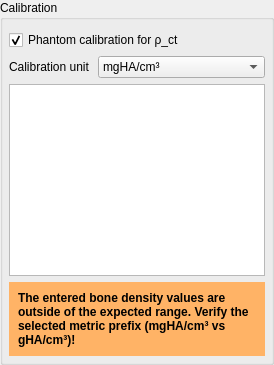
          <widget class="QGroupBox" name="calibrationGroup">
           <property name="minimumSize">
            <size>
             <width>0</width>
             <height>0</height>
            </size>
           </property>
           <property name="title">
            <string>Calibration</string>
           </property>
           <layout class="QVBoxLayout" name="verticalLayout_3">
            <property name="leftMargin">
             <number>6</number>
            </property>
            <property name="topMargin">
             <number>10</number>
            </property>
            <property name="rightMargin">
             <number>6</number>
            </property>
            <property name="bottomMargin">
             <number>6</number>
            </property>
            <item>
             <widget class="QCheckBox" name="automaticFitCheckBox">
              <property name="toolTip">
               <string>&lt;html&gt;&lt;head/&gt;&lt;body&gt;&lt;p&gt;Fit a curve for ρ_ct using phantom calibration values.&lt;/p&gt;&lt;/body&gt;&lt;/html&gt;</string>
              </property>
              <property name="text">
               <string>Phantom calibration for ρ_ct</string>
              </property>
              <property name="checked">
               <bool>true</bool>
              </property>
             </widget>
            </item>
            <item>
             <widget class="QWidget" name="measurementsWidget" native="true">
              <layout class="QVBoxLayout" name="verticalLayout_4">
               <property name="margin">
                <number>0</number>
               </property>
               <item>
                <widget class="QWidget" name="meshSelector_2" native="true">
                 <property name="toolTip">
                  <string>&lt;html&gt;&lt;head/&gt;&lt;body&gt;&lt;p&gt;Set the unit of the calibration bone density values. Will automatically get converted to gHA/cm³ before the next step.&lt;/p&gt;&lt;/body&gt;&lt;/html&gt;</string>
                 </property>
                 <layout class="QHBoxLayout" name="horizontalLayout_18" stretch="1,2">
                  <property name="margin">
                   <number>0</number>
                  </property>
                  <item>
                   <widget class="QLabel" name="label_16">
                    <property name="text">
                     <string>Calibration unit</string>
                    </property>
                   </widget>
                  </item>
                  <item>
                   <widget class="QmitkDataStorageComboBox" name="unitSelectionComboBox">
                    <property name="sizePolicy">
                     <sizepolicy hsizetype="Minimum" vsizetype="Fixed">
                      <horstretch>0</horstretch>
                      <verstretch>0</verstretch>
                     </sizepolicy>
                    </property>
                    <item>
                     <property name="text">
                      <string>mgHA/cm³</string>
                     </property>
                    </item>
                    <item>
                     <property name="text">
                      <string>gHA/cm³</string>
                     </property>
                    </item>
                   </widget>
                  </item>
                 </layout>
                </widget>
               </item>
               <item>
                <widget class="QTableView" name="calibrationTableView">
                 <property name="sizePolicy">
                  <sizepolicy hsizetype="Expanding" vsizetype="Minimum">
                   <horstretch>0</horstretch>
                   <verstretch>0</verstretch>
                  </sizepolicy>
                 </property>
                 <property name="frameShape">
                  <enum>QFrame::StyledPanel</enum>
                 </property>
                 <property name="frameShadow">
                  <enum>QFrame::Plain</enum>
                 </property>
                 <property name="alternatingRowColors">
                  <bool>true</bool>
                 </property>
                 <property name="selectionMode">
                  <enum>QAbstractItemView::SingleSelection</enum>
                 </property>
                 <property name="selectionBehavior">
                  <enum>QAbstractItemView::SelectRows</enum>
                 </property>
                </widget>
               </item>
              </layout>
             </widget>
            </item>
            <item>
             <widget class="QWidget" name="unitWarningLabel" native="true">
              <property name="styleSheet">
               <string notr="true">QWidget {
	background-color: #ffb366
}</string>
              </property>
              <layout class="QVBoxLayout" name="verticalLayout_13">
               <item>
                <widget class="QLabel" name="unitWarningLabel2">
                 <property name="enabled">
                  <bool>true</bool>
                 </property>
                 <property name="styleSheet">
                  <string notr="true"/>
                 </property>
                 <property name="text">
                  <string>&lt;html&gt;&lt;head/&gt;&lt;body&gt;&lt;p&gt;&lt;span style=&quot; font-weight:600;&quot;&gt;The entered bone density values are outside of the expected range. Verify the selected metric prefix (mgHA/cm³ vs gHA/cm³)!&lt;/span&gt;&lt;/p&gt;&lt;/body&gt;&lt;/html&gt;</string>
                 </property>
                 <property name="wordWrap">
                  <bool>true</bool>
                 </property>
                </widget>
               </item>
              </layout>
             </widget>
            </item>
           </layout>
          </widget>
